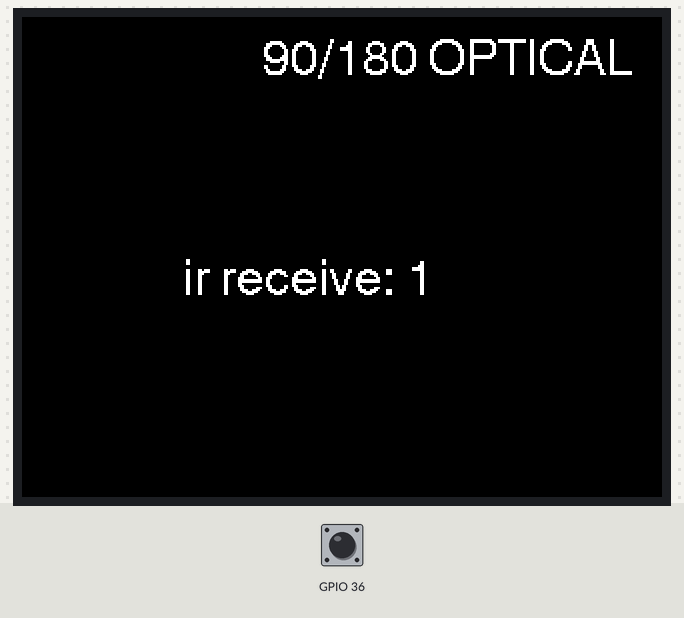
Simulated run of this sketch. Board: ESP32. Parts: 320×240 colour display. The inputs (shaded band) are chosen by the test bench; at power-on: GPIO 36 HIGH.

Above: at 1.3 s.
1.4 s: GPIO 36 pulled LOW for 0.15 s
At 1.48 s:
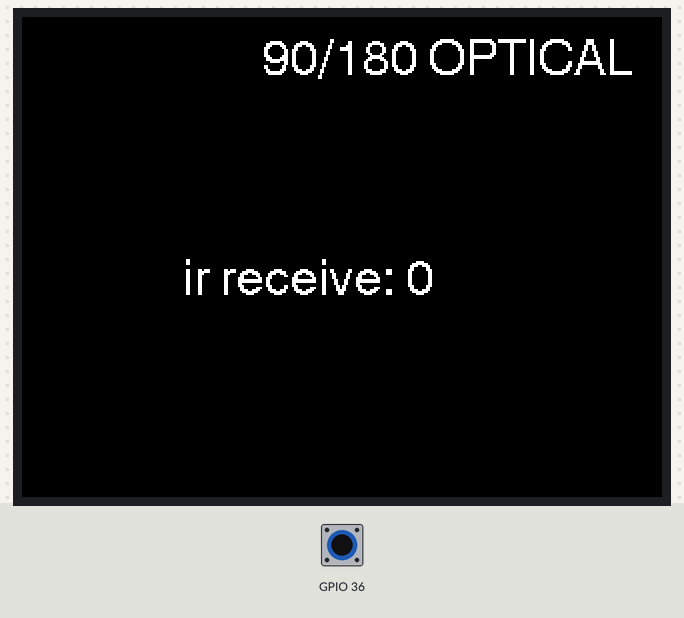
Timing chart, 0 to 4.4 s (numbered marks = the images above; inputs shaded):
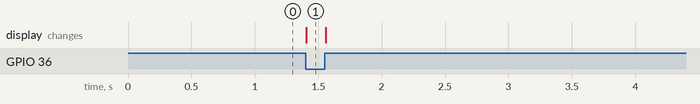

Measured:
- after the input at 1.4 s, the display: changes at once (image 1)

The sketch:

OP90.180.ino
```cpp
#include <M5Stack.h>


void setup() {
  // put your setup code here, to run once:
  M5.begin();
  //Wire.begin();
  M5.Lcd.setCursor(120, 10, 4);
  M5.Lcd.println("90/180 OPTICAL");

  pinMode(36,INPUT_PULLUP);

}

void loop() {
  // put your main code here, to run repeatedly:
  M5.Lcd.setCursor(80, 120, 4);
  M5.Lcd.printf("ir receive: %d",digitalRead(36));

}
```
